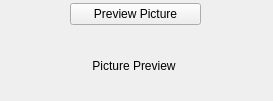
<?xml version="1.0" encoding="UTF-8"?>
<ui version="4.0">
 <class>Form</class>
 <widget class="QWidget" name="Form">
  <property name="geometry">
   <rect>
    <x>0</x>
    <y>0</y>
    <width>273</width>
    <height>101</height>
   </rect>
  </property>
  <property name="windowTitle">
   <string>Image2LCD</string>
  </property>
  <widget class="QWidget" name="verticalLayoutWidget">
   <property name="geometry">
    <rect>
     <x>70</x>
     <y>0</y>
     <width>131</width>
     <height>101</height>
    </rect>
   </property>
   <layout class="QVBoxLayout" name="verticalLayout_2">
    <item>
     <widget class="QPushButton" name="pushButton">
      <property name="text">
       <string>Preview Picture</string>
      </property>
     </widget>
    </item>
    <item>
     <widget class="QLabel" name="label">
      <property name="sizePolicy">
       <sizepolicy hsizetype="Fixed" vsizetype="Fixed">
        <horstretch>0</horstretch>
        <verstretch>0</verstretch>
       </sizepolicy>
      </property>
      <property name="minimumSize">
       <size>
        <width>128</width>
        <height>64</height>
       </size>
      </property>
      <property name="maximumSize">
       <size>
        <width>128</width>
        <height>64</height>
       </size>
      </property>
      <property name="autoFillBackground">
       <bool>true</bool>
      </property>
      <property name="text">
       <string>Picture Preview</string>
      </property>
      <property name="alignment">
       <set>Qt::AlignCenter</set>
      </property>
     </widget>
    </item>
   </layout>
  </widget>
 </widget>
 <resources/>
 <connections/>
 <slots>
  <slot>slot1()</slot>
 </slots>
</ui>
